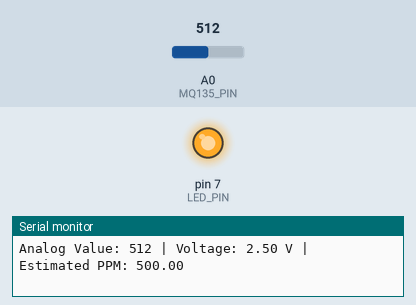
Recording of a sketch running on a simulated Arduino Uno, built with avr-gcc and run on an emulated ATmega328P. Shown: output pins drawn as LEDs (lit = HIGH), the last lines printed to the serial monitor. The inputs (shaded band) are chosen by the test bench; at power-on: A0 (MQ135_PIN) = 512.

Above: at 2.8 s.
2.9 s: A0 (MQ135_PIN) set to 424
5.6 s: A0 (MQ135_PIN) set to 396
At 6.3 s:
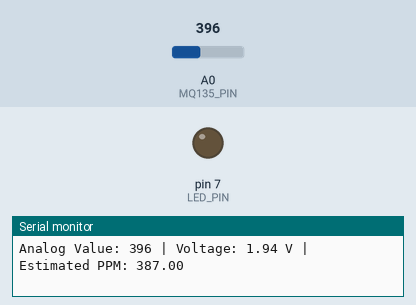
8.3 s: A0 (MQ135_PIN) set to 511
At 10.7 s:
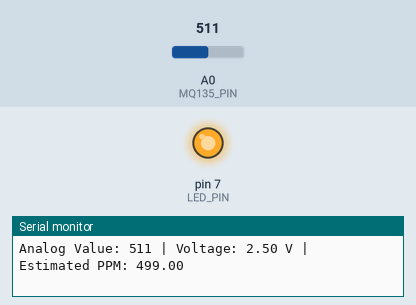
11.5 s: A0 (MQ135_PIN) set to 390
At 13.5 s:
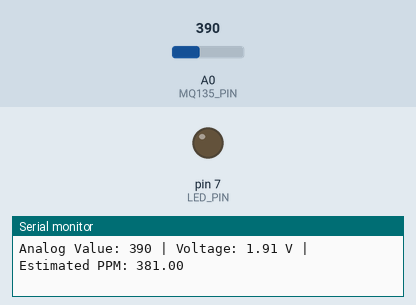
Timing chart, 0 to 15.0 s (numbered marks = the images above; inputs shaded):
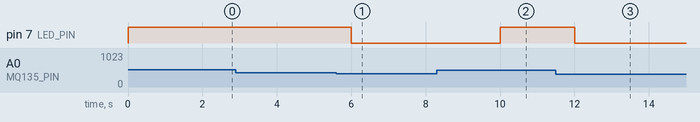

Measured:
- the behaviour switches between 411 and 410 on A0 (MQ135_PIN) (found by bisection; images 0 and 1)
- after the input at 5.6 s, pin 7 (LED_PIN): HIGH → LOW after 0.41 s
- after the input at 8.3 s, pin 7 (LED_PIN): LOW → HIGH after 1.7 s
- after the input at 11.5 s, pin 7 (LED_PIN): HIGH → LOW after 0.51 s

The sketch:

weather.ino
```cpp
#define MQ135_PIN A0     // Analog pin connected to MQ135
#define LED_PIN 7        // Optional: LED or buzzer for alert

void setup() {
  Serial.begin(9600);
  pinMode(MQ135_PIN, INPUT);
  pinMode(LED_PIN, OUTPUT);
}

void loop() {
  int sensorValue = analogRead(MQ135_PIN);
  float voltage = sensorValue * (5.0 / 1023.0);  // Convert to voltage
  float ppm = map(sensorValue, 0, 1023, 0, 1000); // Rough estimation in ppm

  Serial.print("Analog Value: "); Serial.print(sensorValue);
  Serial.print(" | Voltage: "); Serial.print(voltage, 2);
  Serial.print(" V | Estimated PPM: "); Serial.println(ppm);

  // Trigger alert if pollution level is high
  if (ppm > 400) {
    digitalWrite(LED_PIN, HIGH);
  } else {
    digitalWrite(LED_PIN, LOW);
  }

  delay(2000);  // Wait for 2 seconds before next read
}
```
